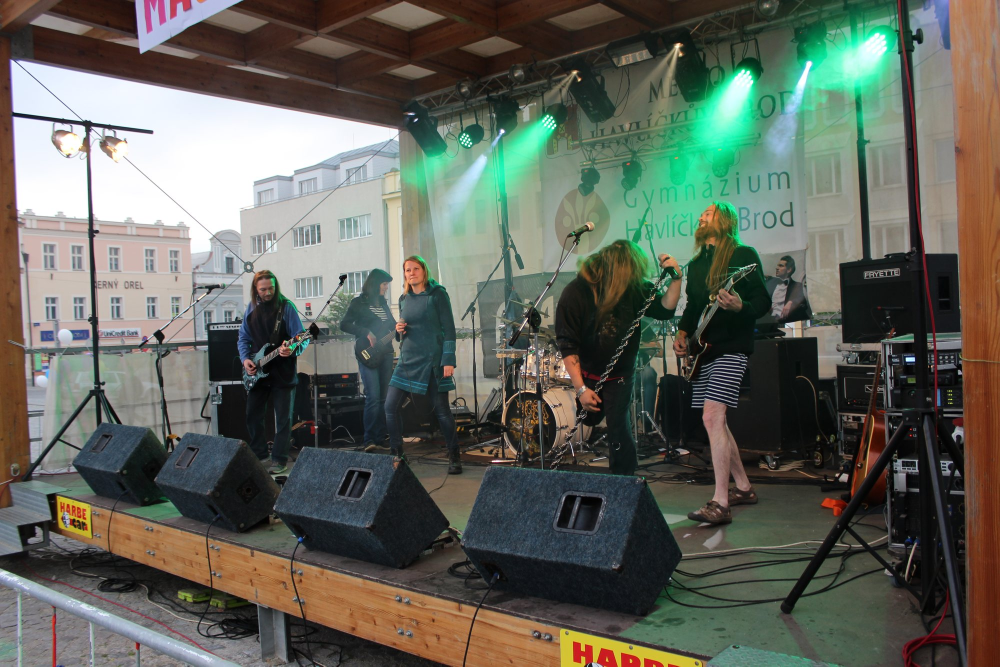
#> input picture fotky-balik/2017/band-sobota-img_0235.jpg, 2000 x 1333 px (shown at 1/2 size)
$ python -i hodnoceni-fotek.py   (imports and definitions only)
#> lines starting #> are read from the running program, lines starting #| are printed output that depends on the picture
"""Technické hodnocení fotek pro agenta Balrog: expozice, ostrost, kontrast, rozlišení a skoro stejné záběry.

Hezkost se změřit nedá, technické vady ano. Skript dá každé fotce technické skóre 0–10 a štítky
(PŘEPÁLENÁ, TMAVÁ, NEOSTRÁ, …). Kompozici, výrazy a atmosféru pak posoudí Balrog očima.

Použití:
  python scripts/hodnoceni-fotek.py <složka nebo soubory…> [--json vysledky.json] [--arch slozka-na-nahledy]

Jen čte fotky, nic nemění. Potřebuje Pillow (pip install pillow).
"""
import argparse
import json
import sys
from pathlib import Path

from PIL import Image, ImageChops, ImageDraw, ImageFilter, ImageFont, ImageOps, ImageStat

PRIPONY = {'.jpg', '.jpeg', '.png', '.webp'}
SIRKA = 1024  # expozice se měří na zmenšenině, výsledky jsou pak srovnatelné mezi fotoaparáty
SIRKA_OSTROST = 1600

# Prahy (vyladěné na fotkách z Majálesu 2025 a Color Run 2026)
# Přepal = podíl čistě bílých pixelů (všechny tři kanály ≥ 254), tam už není žádná kresba.
# Bílé tričko, nápis nebo šachovnice mají většinou kresbu ještě zachovanou, spálené okno nebo nebe ne.
PREPAL = 0.06  # od 6 % je to vidět (spálené okno, nebe, reflektor)
PREPAL_MISTA = 0.025  # 2,5–6 %: spálená místa, ale může jít i o bílé předměty → ověřit očima
TMA = 0.12  # podíl skoro černých pixelů (jas ≤ 5)
# Ostrost = síla nejsilnějších hran (99,5. percentil |Laplace| na 1600 px, 0–128). Ostrá fotka má aspoň
# někde silnou hranu, i když je pozadí rozmazané. Pozor: málo kontrastní věci (plyš, pleť, mlha) mají
# hrany slabé i ostré → pásmo MĚKKÁ je jen podezření a musí se ověřit na výřezu (--detaily).
OSTROST_NEOSTRA = 45
OSTROST_MEKKA = 55
MIN_STRANA = 1800  # delší strana v px; web zmenšuje fotky na 2000 px, menší originál by byl rozmazaný
DUPLICITA = 8  # Hammingova vzdálenost dHash, do které jsou dvě fotky skoro stejný záběr


# [19 lines left out: functions otevri, dhash, not called in this run]


def ostrost(p: Path) -> dict:
    """Ostrost na zmenšenině 1600 px (kratší než web, ale dost na hrany vlasů a textu).
    - hrany: 99,5. percentil síly hran (|Laplace|). Ostrý objekt má silné hrany, i když je pozadí
      rozmazané; rozmazaná fotka nemá silnou hranu nikde.
    - dlazdice: rozptyl Laplace v nejostřejší dlaždici mřížky 8×8 a kde ta dlaždice leží (0–1),
      aby šlo vyříznout detail a ověřit, jestli je ostrý objekt, nebo jen pozadí."""
    im = Image.open(p)
#> im is the input picture: PIL image 2000x1333 RGB; mean R, G, B 97.2, 100.4, 90.6
    im.draft('L', (SIRKA_OSTROST, SIRKA_OSTROST))
    im = ImageOps.exif_transpose(im).convert('L')
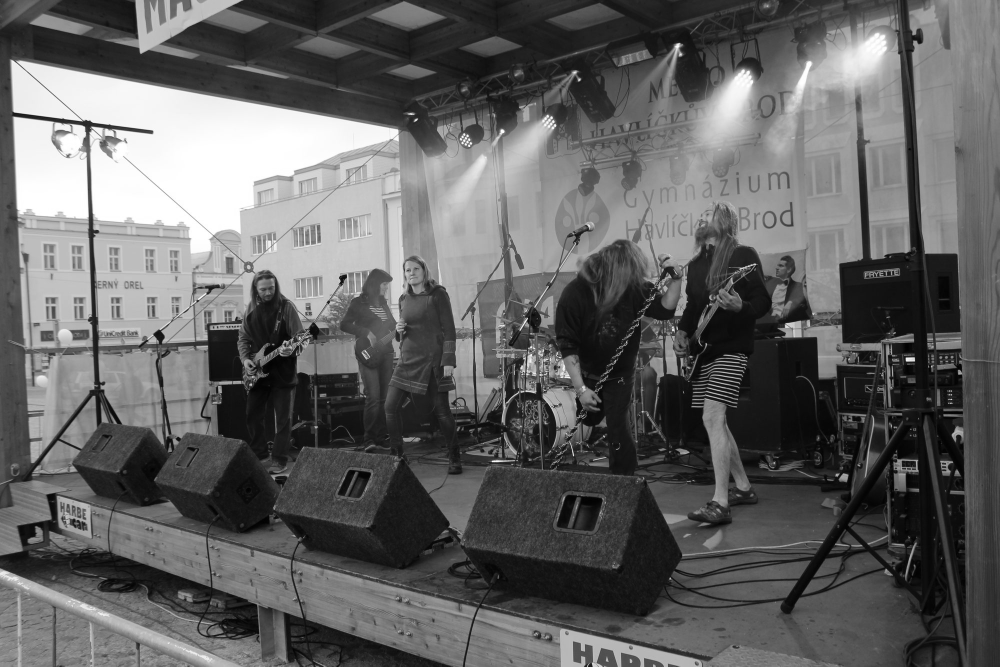
#> im: PIL image 2000x1333 L (shown at 1/2 size); min 0, max 255, mean 98.3
    im.thumbnail((SIRKA_OSTROST, SIRKA_OSTROST), Image.LANCZOS)
#> im: PIL image 1600x1066 L
    lap = im.filter(ImageFilter.Kernel((3, 3), (0, 1, 0, 1, -4, 1, 0, 1, 0), scale=1, offset=128))
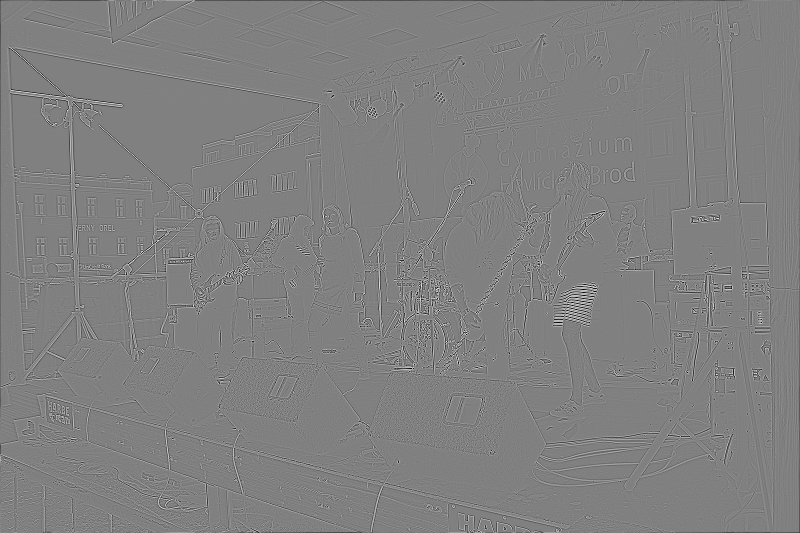
#> lap: PIL image 1600x1066 L (shown at 1/2 size); min 0, max 255, mean 127.9
    absh = [0] * 129
    for v, c in enumerate(lap.histogram()):
        absh[min(128, abs(v - 128))] += c
#> this loop made 256 passes
#> c on passes 1 to 3: 5037, 100, 104
#> after the loop, absh = 129 values, max 275316 at index 1, min 179 at index 123, mean 13221.7
    cil, acc, hrany = sum(absh) * 0.995, 0, 128
#> cil = 1697072; acc = 0; hrany = 128
    for d, c in enumerate(absh):
        acc += c
        if acc >= cil:
            hrany = d
            break
#> this loop made 126 passes
#> (acc, hrany) on pass 126: (1697142, 125)
#> (c, acc) on passes 1 to 6: (213408, 213408), (275316, 488724), (204879, 693603), (148444, 842047), (110535, 952582), (84972, 1037554)
#> after the loop, acc = 1697142
    w, h = lap.size
#> w = 1600; h = 1066
    nej, kde = -1.0, (0.5, 0.5)
    for i in range(8):
        for j in range(8):
            box = (j * w // 8 + 2, i * h // 8 + 2, (j + 1) * w // 8 - 2, (i + 1) * h // 8 - 2)
            var = ImageStat.Stat(lap.crop(box)).var[0]
            if var > nej:
                nej, kde = var, ((j + 0.5) / 8, (i + 0.5) / 8)
#> after the loop, kde = (0.562, 0.562); nej = 2154.8
    return {'hrany': hrany, 'dlazdice': round(nej), 'kde': kde}


# [149 lines left out: functions zmer, ohodnot, duplicity, arch, detaily, main, not called in this run]


# [2 lines not run here, left out]

>>> result = ostrost('../fotky-balik/2017/band-sobota-img_0235.jpg')
#> result = {'hrany': 125, 'dlazdice': 2155, 'kde': (0.562, 0.562)}

$ run again, on fotky-balik/2017/band-sobota-img_0347.jpg
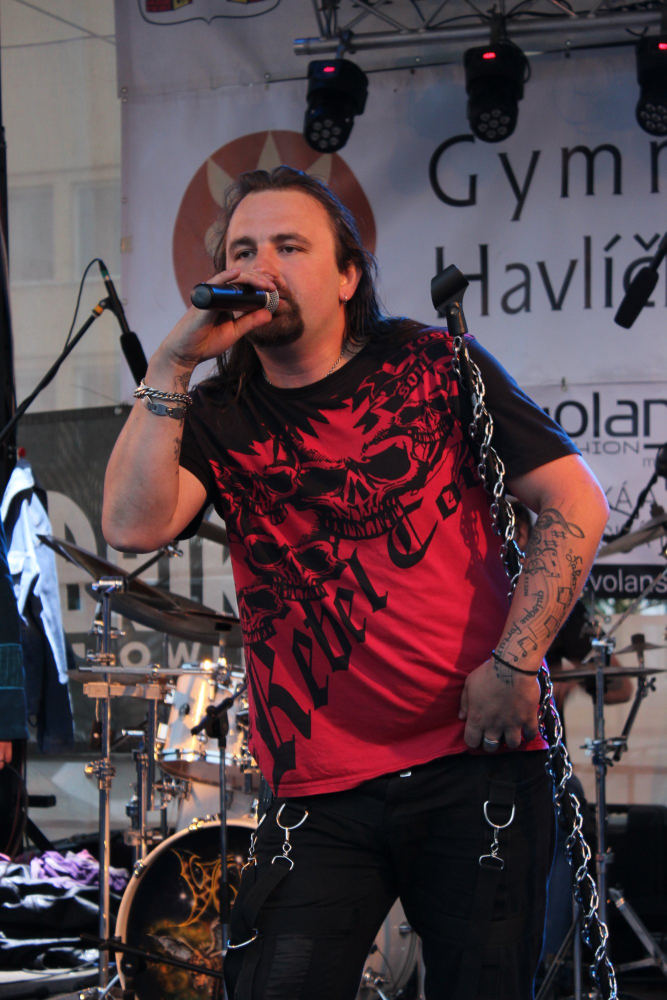
#> input picture fotky-balik/2017/band-sobota-img_0347.jpg, 1333 x 2000 px (shown at 1/2 size)
#> in ostrost, im is the input picture: PIL image 1333x2000 RGB; mean R, G, B 84.7, 65.8, 72.6
#> in ostrost, `im = ImageOps.exif_transpose(im).convert('L')`:
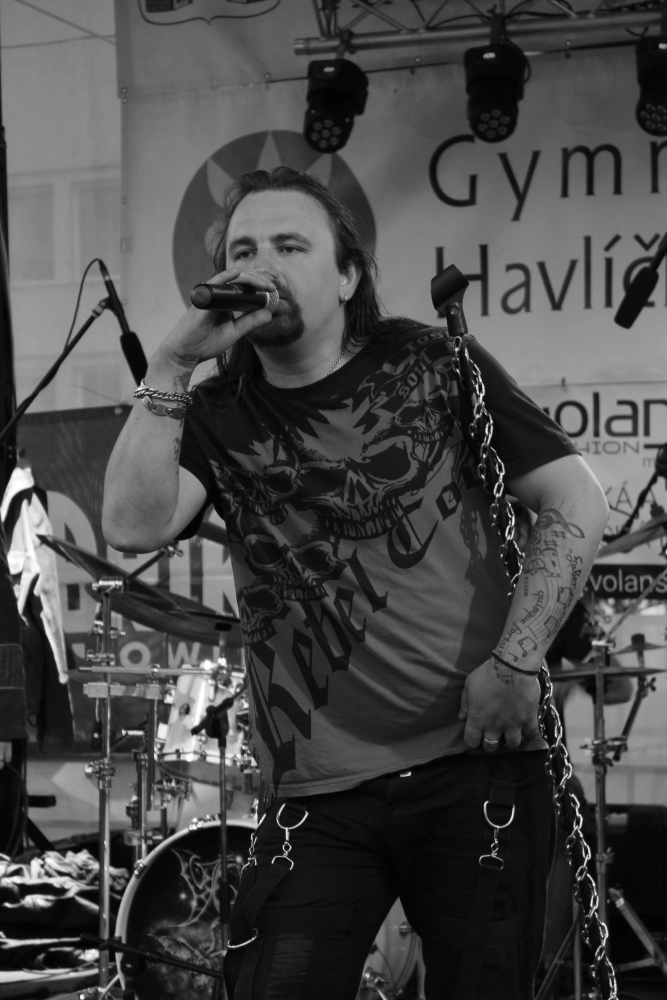
#> im: PIL image 1333x2000 L (shown at 1/2 size); min 0, max 255, mean 72.2
#> in ostrost, `lap = im.filter(ImageFilter.Kernel((3, 3), (0, 1, 0, 1, -4, 1, 0, 1, 0..`:
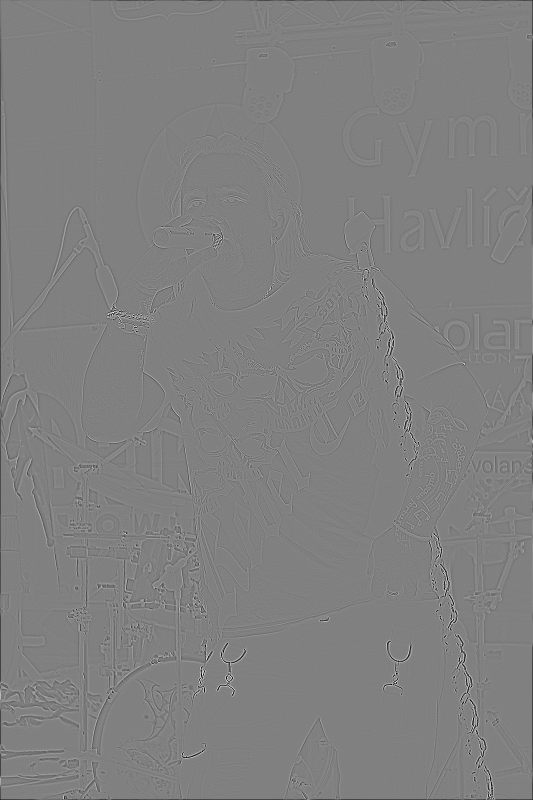
#> lap: PIL image 1066x1600 L (shown at 1/2 size); min 0, max 255, mean 127.8
#> the loop in ostrost, `for v, c in enumerate(lap.histogram()):` made 256 passes
#> c on passes 1 to 3: 1385, 28, 31
#> after the loop in ostrost, `for v, c in enumerate(lap.histogram()):`: absh = 129 values, max 367316 at index 1, min 41 at index 126, mean 13221.7
#> in ostrost, `cil, acc, hrany = sum(absh) * 0.995, 0, 128`: cil = 1697072; acc = 0; hrany = 128
#> the loop in ostrost, `for d, c in enumerate(absh):` made 84 passes
#> (acc, hrany) on pass 84: (1697153, 83)
#> after the loop in ostrost, `for d, c in enumerate(absh):`: acc = 1697153
#> after the loop in ostrost, `for i in range(8):`: kde = (0.438, 0.812); nej = 572.8
#> result = {'hrany': 83, 'dlazdice': 573, 'kde': (0.438, 0.812)}

$ run again, on fotky-balik/2017/band-sobota-img_0417.jpg
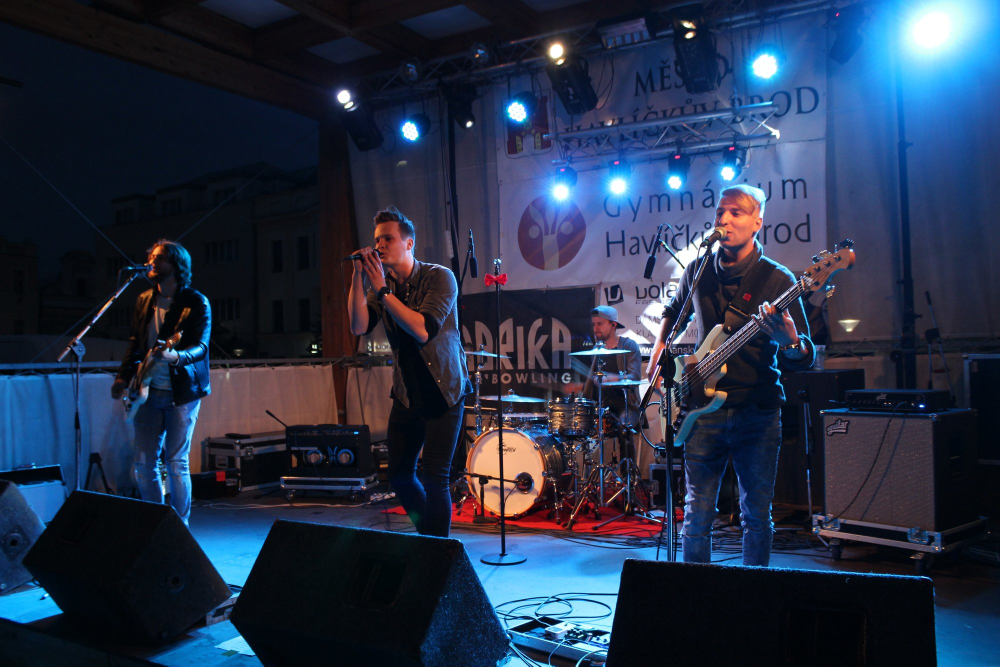
#> input picture fotky-balik/2017/band-sobota-img_0417.jpg, 2000 x 1333 px (shown at 1/2 size)
#> in ostrost, im is the input picture: PIL image 2000x1333 RGB; mean R, G, B 37.9, 49.5, 72.1
#> in ostrost, `im = ImageOps.exif_transpose(im).convert('L')`:
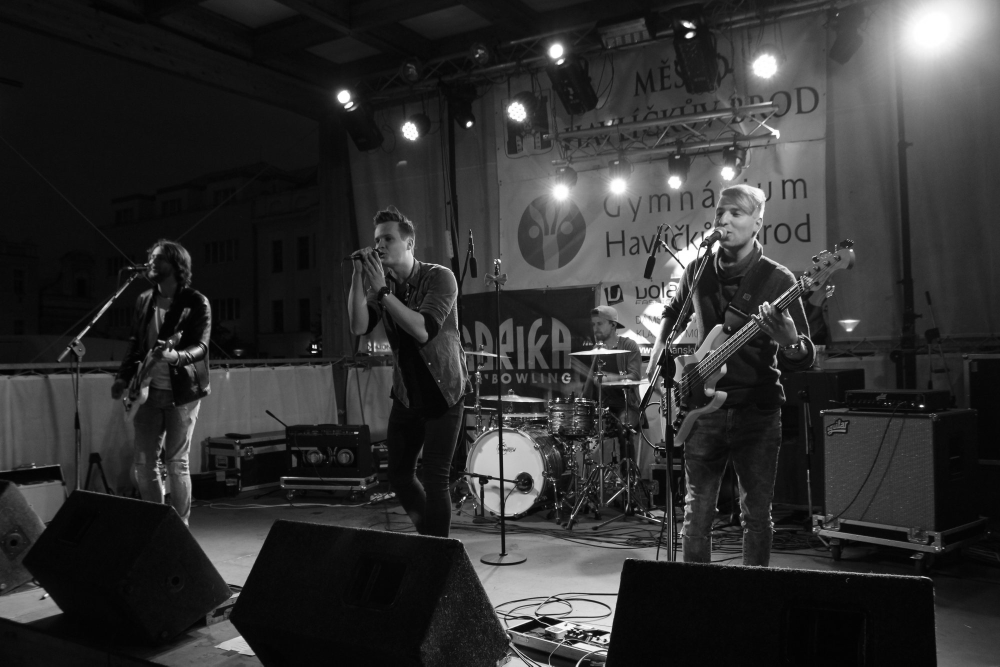
#> im: PIL image 2000x1333 L (shown at 1/2 size); min 0, max 255, mean 48.6
#> in ostrost, `lap = im.filter(ImageFilter.Kernel((3, 3), (0, 1, 0, 1, -4, 1, 0, 1, 0..`:
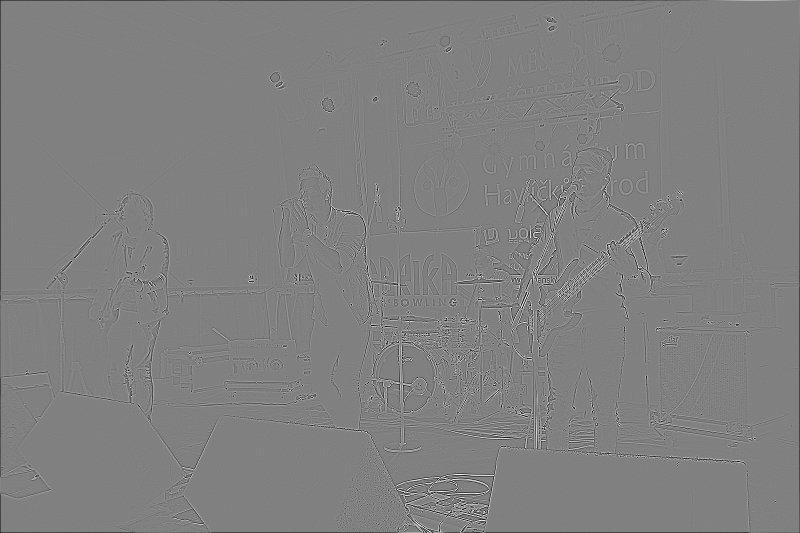
#> lap: PIL image 1600x1066 L (shown at 1/2 size); min 0, max 255, mean 127.8
#> the loop in ostrost, `for v, c in enumerate(lap.histogram()):` made 256 passes
#> c on passes 1 to 3: 5666, 85, 106
#> after the loop in ostrost, `for v, c in enumerate(lap.histogram()):`: absh = 129 values, max 376513 at index 1, min 185 at index 126, mean 13221.7
#> in ostrost, `cil, acc, hrany = sum(absh) * 0.995, 0, 128`: cil = 1697072; acc = 0; hrany = 128
#> the loop in ostrost, `for d, c in enumerate(absh):` made 128 passes
#> (acc, hrany) on pass 128: (1699934, 127)
#> after the loop in ostrost, `for d, c in enumerate(absh):`: acc = 1699934
#> after the loop in ostrost, `for i in range(8):`: kde = (0.562, 0.938); nej = 2945.6
#> result = {'hrany': 127, 'dlazdice': 2946, 'kde': (0.562, 0.938)}

$ run again, on fotky-balik/2017/band-sobota-img_0430.jpg
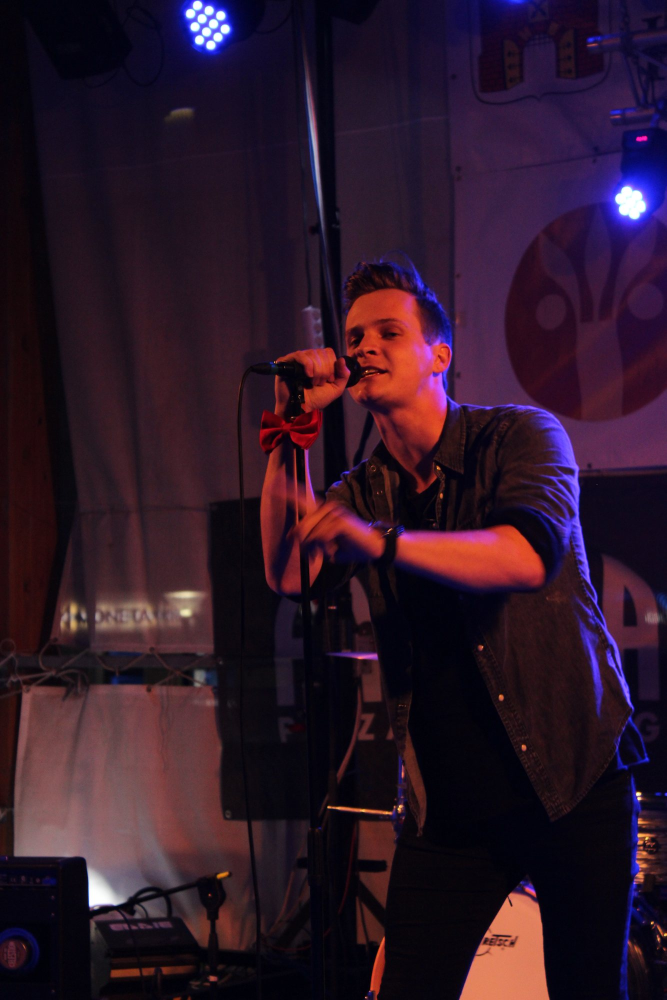
#> input picture fotky-balik/2017/band-sobota-img_0430.jpg, 1333 x 2000 px (shown at 1/2 size)
#> in ostrost, im is the input picture: PIL image 1333x2000 RGB; mean R, G, B 45.1, 23.4, 40.1
#> in ostrost, `im = ImageOps.exif_transpose(im).convert('L')`:
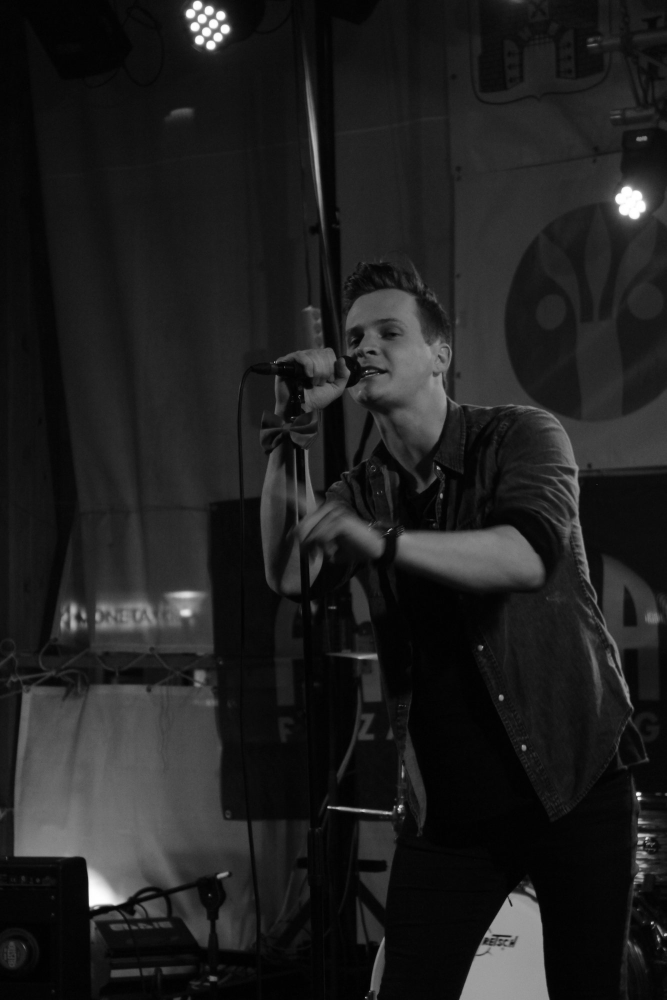
#> im: PIL image 1333x2000 L (shown at 1/2 size); min 0, max 255, mean 31.8
#> in ostrost, `lap = im.filter(ImageFilter.Kernel((3, 3), (0, 1, 0, 1, -4, 1, 0, 1, 0..`:
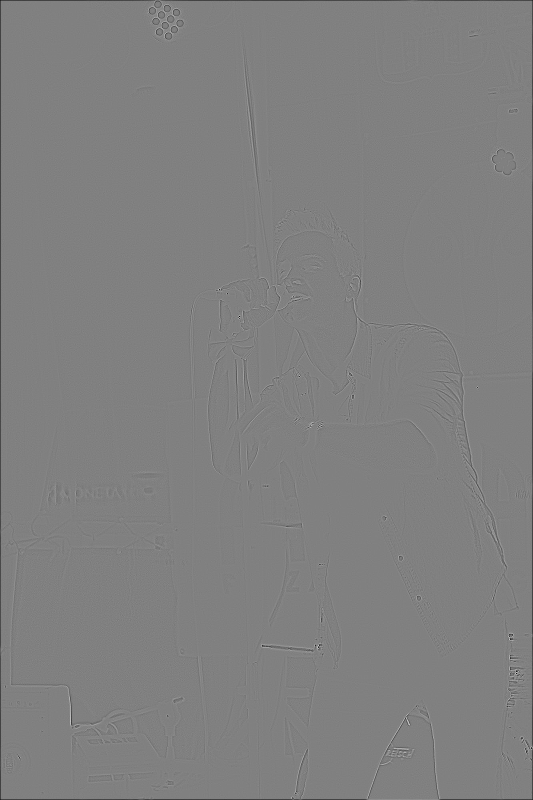
#> lap: PIL image 1066x1600 L (shown at 1/2 size); min 0, max 255, mean 127.7
#> the loop in ostrost, `for v, c in enumerate(lap.histogram()):` made 256 passes
#> c on passes 1 to 3: 64, 26, 109
#> after the loop in ostrost, `for v, c in enumerate(lap.histogram()):`: absh = 129 values, max 445749 at index 1, min 14 at index 91, mean 13221.7
#> in ostrost, `cil, acc, hrany = sum(absh) * 0.995, 0, 128`: cil = 1697072; acc = 0; hrany = 128
#> the loop in ostrost, `for d, c in enumerate(absh):` made 42 passes
#> (c, acc, hrany) on pass 42: (223, 1697110, 41)
#> after the loop in ostrost, `for d, c in enumerate(absh):`: acc = 1697110
#> after the loop in ostrost, `for i in range(8):`: kde = (0.312, 0.0625); nej = 112.7
#> result = {'hrany': 41, 'dlazdice': 113, 'kde': (0.312, 0.0625)}
